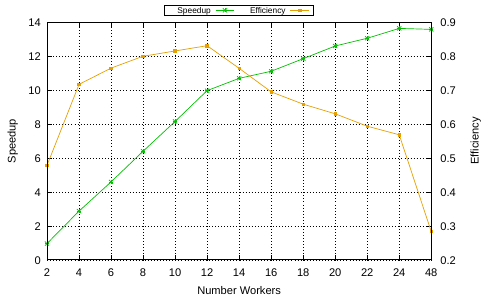

Source code (gnuplot):
reset

set terminal pdf enhanced
set output "bubble-sort-speedup-efficiency.pdf"

set title "Bubble Sort: Speedup x Efficiency" offset 0,-.5
set xlabel "Number Workers"
set ylabel "Speedup"
set y2label "Efficiency"

set key box
set key autotitle columnheader
set key samplen 3 spacing 1 font ",9"

set grid

set y2tics
set auto x

plot "bubble-sort.dat" every ::1 using 0:6:xticlabels(1) title col with linespoints linewidth 1 linecolor "#00c000" pointtype 3 pointsize .5, \
         "bubble-sort.dat" every ::1 using 0:7:xticlabels(1) title col with linespoints axes x1y2 linewidth 1 linecolor "#e69f00" pointtype 5 pointsize .3
